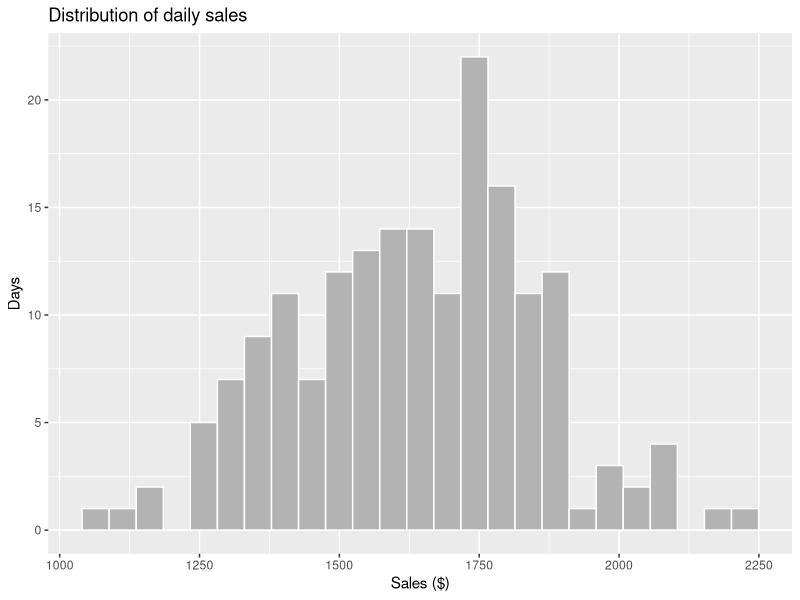
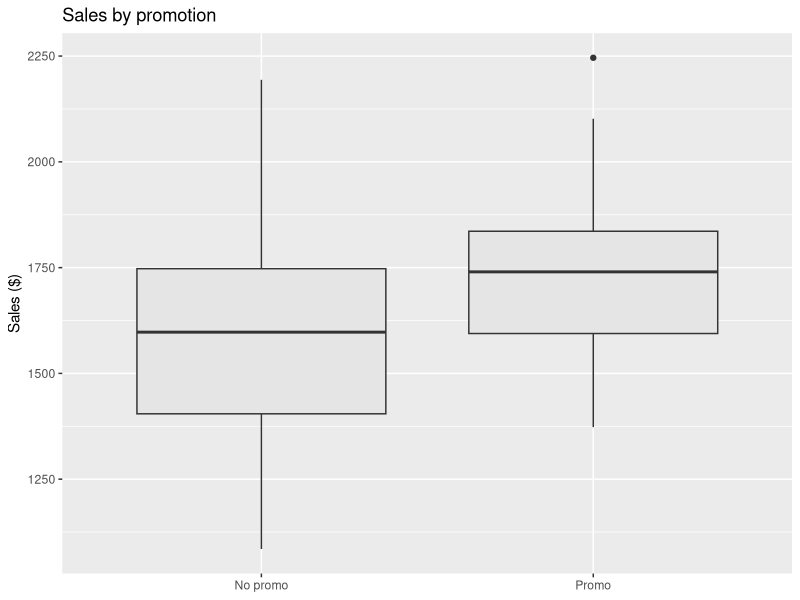
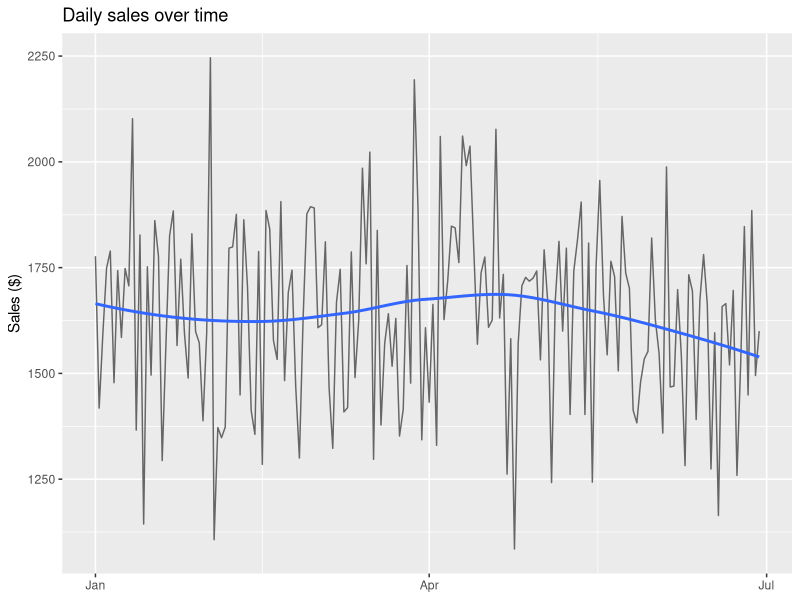
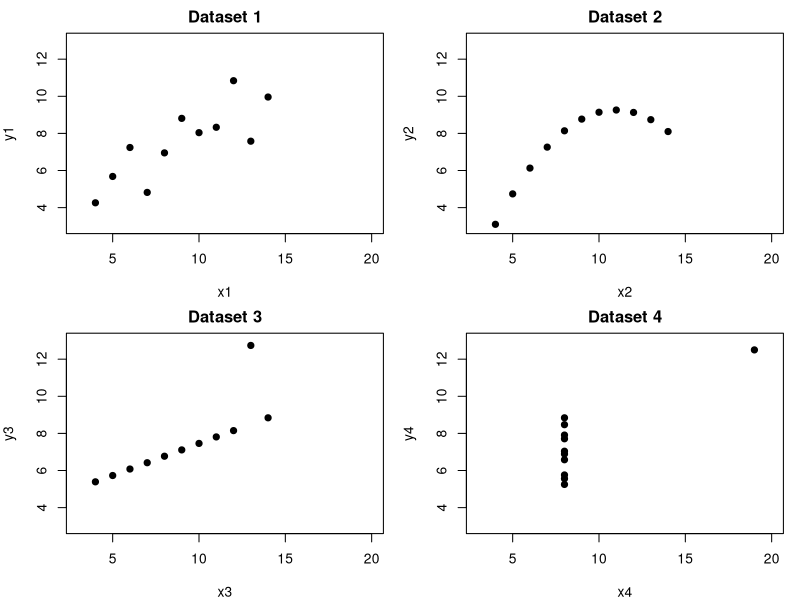
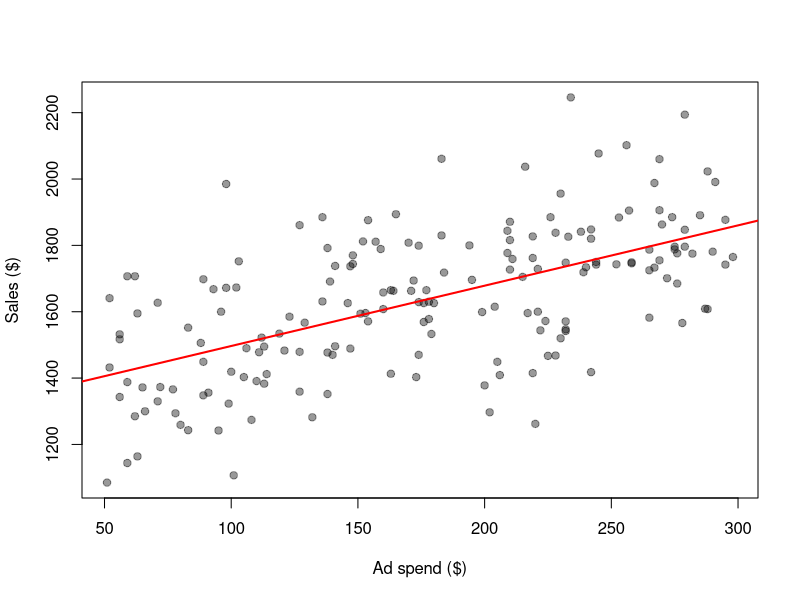

These charts were generated, in order, by the following R code:
## ---- chunk 1
knitr::opts_chunk$set(echo = TRUE, message = FALSE, warning = FALSE,
                      fig.width = 6.5, fig.height = 4, comment = "#>")
library(dplyr)
library(ggplot2)
## ---- chunk 2
set.seed(2026)

# ---- daily operations table ----
n_days <- 180
daily <- data.frame(date = seq(as.Date("2026-01-01"), by = "day", length.out = n_days))
daily$wday    <- factor(format(daily$date, "%a"),
                        levels = c("Mon","Tue","Wed","Thu","Fri","Sat","Sun"))
daily$weekend <- as.integer(daily$wday %in% c("Sat", "Sun"))
daily$temp    <- round(26 - 8 * (1:n_days) / n_days + rnorm(n_days, 0, 2), 1)
daily$promo   <- rbinom(n_days, 1, 0.4)
daily$ad_spend <- round(runif(n_days, 50, 300))
# true mechanism: sales = 900 + 2*ad + 150*promo + 180*weekend + 12*temp + noise
daily$sales     <- round(900 + 2 * daily$ad_spend + 150 * daily$promo +
                         180 * daily$weekend + 12 * daily$temp + rnorm(n_days, 0, 120))
daily$customers <- rpois(n_days, daily$sales / 8.5)

# ---- transaction table ----
menu <- data.frame(drink = c("Latte", "Flat White", "Cappuccino", "Cold Brew", "Tea"),
                   price = c(5.5, 5.0, 5.0, 6.0, 4.0))
n_tx <- 800
tx <- data.frame(id = 1:n_tx,
                 date = sample(daily$date, n_tx, replace = TRUE),
                 hour = sample(7:16, n_tx, replace = TRUE,
                               prob = c(.18, .16, .12, .08, .08, .12, .10, .07, .05, .04)))
tx$drink    <- sample(menu$drink, n_tx, replace = TRUE, prob = c(.30, .30, .15, .15, .10))
tx$loyalty  <- rbinom(n_tx, 1, 0.35)
tx$qty      <- 1 + rpois(n_tx, 0.2 + 0.5 * tx$loyalty)   # loyal customers buy more
tx$price    <- menu$price[match(tx$drink, menu$drink)]
tx$spend    <- tx$price * tx$qty
tx$wait_min <- round(rexp(n_tx, rate = 1/3), 2)

head(daily)
head(tx)
## ---- chunk 3
str(daily)
print
sapply(daily, class)

satisfaction <- factor(c("poor", "good", "ok", "good"), levels = c("poor", "ok", "good"), ordered = TRUE)   # ordinal
satisfaction; satisfaction < "good"
colSums(is.na(daily))                                # completeness
## ---- chunk 4
ggplot(daily, aes(sales)) + geom_histogram(bins = 25, fill = "grey70", colour = "white") +
  labs(title = "Distribution of daily sales", x = "Sales ($)", y = "Days")

ggplot(daily, aes(factor(promo, labels = c("No promo", "Promo")), sales)) +
  geom_boxplot(fill = "grey90") + labs(x = NULL, y = "Sales ($)", title = "Sales by promotion")

ggplot(daily, aes(date, sales)) + geom_line(colour = "grey40") +
  geom_smooth(se = FALSE, method = "loess", formula = y ~ x) +
  labs(title = "Daily sales over time", x = NULL, y = "Sales ($)")
## ---- chunk 5
cor(daily$ad_spend, daily$sales)

# Anscombe's quartet is built into R
sapply(1:4, function(i) cor(anscombe[[paste0("x", i)]], anscombe[[paste0("y", i)]]))
op <- par(mfrow = c(2, 2), mar = c(4, 4, 2, 1))
for (i in 1:4) plot(anscombe[[paste0("x", i)]], anscombe[[paste0("y", i)]],
                    pch = 19, xlab = paste0("x", i), ylab = paste0("y", i),
                    main = paste("Dataset", i), xlim = c(3, 20), ylim = c(3, 13))
par(op)
## ---- chunk 6
x <- daily$ad_spend; y <- daily$sales
b1 <- sum((x - mean(x)) * (y - mean(y))) / sum((x - mean(x))^2)
b0 <- mean(y) - b1 * mean(x)
c(b0 = b0, b1 = b1)

fit1 <- lm(sales ~ ad_spend, data = daily)
coef(fit1)                                         # identical

plot(x, y, pch = 19, col = rgb(0, 0, 0, .4), xlab = "Ad spend ($)", ylab = "Sales ($)")
abline(fit1, col = "red", lwd = 2)
